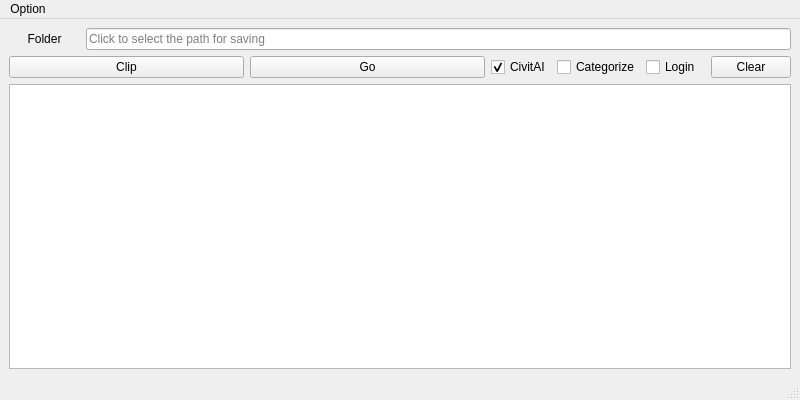
<?xml version="1.0" encoding="UTF-8"?>
<ui version="4.0">
 <class>MainWindow</class>
 <widget class="QMainWindow" name="MainWindow">
  <property name="geometry">
   <rect>
    <x>0</x>
    <y>0</y>
    <width>800</width>
    <height>400</height>
   </rect>
  </property>
  <property name="windowTitle">
   <string>Bring Me Image</string>
  </property>
  <widget class="QWidget" name="centralwidget">
   <layout class="QVBoxLayout" name="verticalLayout" stretch="1,1,4">
    <item>
     <layout class="QHBoxLayout" name="horizontalLayout_1" stretch="1,10">
      <item>
       <widget class="QLabel" name="folder_label">
        <property name="text">
         <string>Folder</string>
        </property>
        <property name="alignment">
         <set>Qt::AlignCenter</set>
        </property>
       </widget>
      </item>
      <item>
       <widget class="QLineEdit" name="folder_line_edit">
        <property name="enabled">
         <bool>true</bool>
        </property>
        <property name="toolTip">
         <string/>
        </property>
        <property name="readOnly">
         <bool>true</bool>
        </property>
        <property name="placeholderText">
         <string>Click to select the path for saving</string>
        </property>
       </widget>
      </item>
     </layout>
    </item>
    <item>
     <layout class="QHBoxLayout" name="horizontalLayout_2" stretch="4,4,1,1,1,1">
      <item>
       <widget class="QPushButton" name="clip_push_button">
        <property name="toolTip">
         <string/>
        </property>
        <property name="text">
         <string>Clip</string>
        </property>
       </widget>
      </item>
      <item>
       <widget class="QPushButton" name="go_push_button">
        <property name="toolTip">
         <string/>
        </property>
        <property name="text">
         <string>Go</string>
        </property>
       </widget>
      </item>
      <item>
       <widget class="QCheckBox" name="civitai_check_box">
        <property name="toolTip">
         <string>Analyzing the image links for civitai</string>
        </property>
        <property name="text">
         <string>CivitAI</string>
        </property>
        <property name="checked">
         <bool>true</bool>
        </property>
       </widget>
      </item>
      <item>
       <widget class="QCheckBox" name="categorize_check_box">
        <property name="toolTip">
         <string>Automatically categorizing the path for storing images (with &quot;CivitAI&quot; checkbox selected)</string>
        </property>
        <property name="text">
         <string>Categorize</string>
        </property>
        <property name="checked">
         <bool>false</bool>
        </property>
       </widget>
      </item>
      <item>
       <widget class="QCheckBox" name="login_check_box">
        <property name="text">
         <string>Login</string>
        </property>
       </widget>
      </item>
      <item>
       <widget class="QPushButton" name="clear_push_button">
        <property name="toolTip">
         <string>Clear all record list and initialize the program</string>
        </property>
        <property name="text">
         <string>Clear</string>
        </property>
       </widget>
      </item>
     </layout>
    </item>
    <item>
     <widget class="QTextBrowser" name="operation_text_browser">
      <property name="font">
       <font>
        <pointsize>16</pointsize>
       </font>
      </property>
     </widget>
    </item>
   </layout>
  </widget>
  <widget class="QMenuBar" name="menubar">
   <property name="geometry">
    <rect>
     <x>0</x>
     <y>0</y>
     <width>800</width>
     <height>37</height>
    </rect>
   </property>
   <widget class="QMenu" name="menuOption">
    <property name="title">
     <string>Option</string>
    </property>
    <addaction name="actionLoadClipboardFile"/>
    <addaction name="actionShowFailUrl"/>
    <addaction name="separator"/>
    <addaction name="actionSaveTheRecord"/>
   </widget>
   <addaction name="menuOption"/>
  </widget>
  <widget class="QStatusBar" name="statusbar">
   <property name="statusTip">
    <string/>
   </property>
  </widget>
  <action name="actionLoadClipboardFile">
   <property name="text">
    <string>Load Clipboard File</string>
   </property>
  </action>
  <action name="actionShowFailUrl">
   <property name="text">
    <string>Show Failed URLs</string>
   </property>
  </action>
  <action name="actionDownloadMode">
   <property name="text">
    <string>Download Mode</string>
   </property>
  </action>
  <action name="actionSaveTheRecord">
   <property name="text">
    <string>Save the record</string>
   </property>
  </action>
 </widget>
 <resources/>
 <connections/>
</ui>
